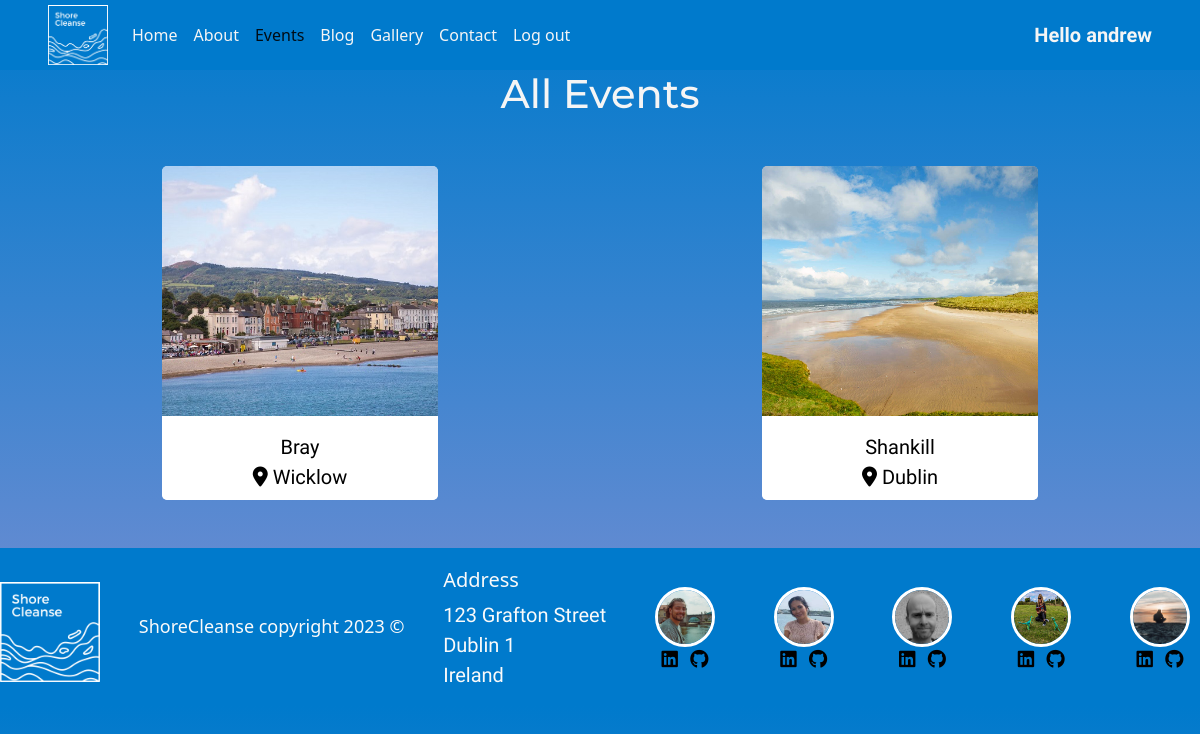
Page /all_events (signed in) on the committed database.
### Event/models.py (models this page shows, shortened)
class Event(models.Model):
    title = models.CharField(max_length=30)
    photo = models.ImageField(null=True, blank=True, upload_to="static/uploads/")
    notes = models.TextField(max_length=3000)
    time = models.DateField(null=True)
    location = models.CharField(max_length=50)
    attendees = models.IntegerField(blank=True, null=True)
    names = JSONField("names", default={"names": ["John", "Michael", "Gemma", "Sandra"]})

### Event/views.py (the view)
# urls.py: path('all_events', views.all_events, name='all_events'),
def all_events(request):
	eventList = Event.objects.all()
	return render(request, 'Event/all_events.html', {'eventList': eventList})

### Event/templates/Event/all_events.html (shortened to what this page needs)
{% extends 'base.html' %}
{% load static %}
{% block content %}
<h1 class="text-center">All Events</h1>
<div class="row d-flex justify-content-around container-fluid my-5 mx-0">
	{% for Event in eventList %}
	<div class="col-sm-6 col-md-6 col-lg-4 col-xl-3">
		<div class="card card-color h-100 border-0">
			<a class="text-decoration-none text-center text-hover" href="{% url 'view_event' id=Event.id %}">
				<img class="card-img-top img-fluid" src="{{ Event.photo.url }}" alt="{{ Event.title }}">
				<div class="card-body pb-0">
					<p class="mb-0">{{ Event.title }}</p>
				</div>
				<div class="card-footer bg-white pt-0 border-0 text-left">
					<div class="row">
						<div class="col">
							<p class="mb-0"><i class="fas fa-map-marker-alt"></i> {{ Event.location }}</p>
						</div>
					</div>
				</div>
			</a>
		</div>
	</div>
	{% endfor %}
</div>
{% endblock %}

### templates/base.html (shortened to what this page needs)
{% load static %}
<!DOCTYPE html>
<html lang="en">
<head>
    <link rel="stylesheet" href="https://cdn.jsdelivr.net/npm/bootstrap@5.2.3/dist/css/bootstrap.min.css"
>
    <link rel="stylesheet" href="{% static 'css/style.css' %}" />
</head>
<body>
    <nav class="navbar navbar-expand-lg navbar-light bg-light ">
        <div class="container-fluid bg-color px-5">
            <a class="navbar-brand" href="{% url 'index' %}"><img class="logo"
                    src="{% static 'uploads/logo.png' %}"></a>
            <div class="collapse navbar-collapse" id="navbarNavDropdown">
                <ul class="navbar-nav">
                    <li class="nav-item">
                        <a class="nav-link {% if request.path == '/' %}active{% endif %}" aria-current="page"
                            href="{% url 'index' %}">Home</a>
                    </li>
                    <li class="nav-item">
                        <a class="nav-link {% if request.path == '/about/' %}active{% endif %}"
                            href="{% url 'about' %}">About</a>
                    </li>
                    <li class="nav-item">
                        <a class="nav-link {% if request.path == '/all_events' %}active{% endif %}"
                            href="{% url 'all_events' %}">Events</a>
                    </li>
                    <li class="nav-item">
                        <a class="nav-link {% if request.path == '/blog/' %}active{% endif %}"
                            href="{% url 'all_posts' %}">Blog</a>
                    </li>
                    <li class="nav-item">
                        <a class="nav-link {% if request.path == '/gallery' %}active{% endif %}"
                            href="{% url 'gallery' %}">Gallery</a>
                    </li>
                    <li class="nav-item">
                        <a class="nav-link {% if request.path == '/contact/' %}active{% endif %}"
                            href="{% url 'contact' %}">Contact</a>
                    </li>
                    {% if request.user.is_authenticated %}
                    <li class="nav-item">
                        <a class="nav-link" href="{% url 'logout' %}">Log out</a>
                    </li>
                    {% else %}
                    <li class="nav-item">
                        <a class="nav-link" href="{% url 'login' %}">Log in</a>
                    </li>
                    {% endif %}
                </ul>
            </div>
            {% if request.user.is_authenticated %}
            <p class="user-name"><strong>Hello {{ request.user.username }}</strong></p>
            {% else %}
            <p class="user-name"><strong>Hello Guest!</strong></p>
            {% endif %}
        </div>
    </nav>
    {% block content %}
    {% endblock %}
    <footer class="container-fluid bg-color">
        <div class="row g-0">
            <div class="col-sm-12">
                <div class="developer-and-address-container">
                    <a href="{% url 'index' %}"><img class="logo logo-footer" src="{% static 'uploads/logo.png' %}"></a>
                    <div class="address">
                        <h5>Address</h5>
                        <p>
                            123 Grafton Street<br>
                            Dublin 1<br>
                            Ireland<br>
                        </p>
                    </div>
                    <div class="developer-images-container">
                        <div class="developer">
                            <img src="{% static 'uploads/kyle-image.jpg' %}" alt="Image of Kyle"
                                class="developer-image img-fluid rounded-circle">
                            <ul class="list-inline social-links">
                                <li class="list-inline-item footer-icon">
                                    <a target="_blank" href="https://www.linkedin.com/in/kyle-clow-43471b130/">
                                    </a>
                                </li>
                                <li class="list-inline-item footer-icon">
                                    <a target="_blank" href="https://github.com/KTC96">
                                    </a>
                                </li>
                            </ul>
                        </div>
                        <div class="developer">
                            <img src="{% static 'uploads/ayla-image.jpg' %}" alt="Image of Ayla"
                                class="developer-image img-fluid rounded-circle">
                            <ul class="list-inline social-links">
                                <li class="list-inline-item footer-icon">
                                    <a target="_blank" href="https://www.linkedin.com/in/ayla-mccarthy-a666565/">
                                    </a>
                                </li>
                                <li class="list-inline-item footer-icon">
                                    <a target="_blank" href="https://github.com/Aylamccarthy">
                                    </a>
                                </li>
                            </ul>
                        </div>
                        <div class="developer">
                            <img src="{% static 'uploads/andrew-image.jpeg' %}" alt="Image of Andrew"
                                class="developer-image img-fluid rounded-circle">
                            <ul class="list-inline social-links">
                                <li class="list-inline-item footer-icon">
                                    <a target="_blank" href="https://www.linkedin.com/in/andrew-dempsey-20ab40180/">
                                    </a>
                                </li>
                                <li class="list-inline-item footer-icon">
                                    <a target="_blank" href="https://github.com/andrewdempsey2018">
                                    </a>
                                </li>
                            </ul>
                        </div>
                        <div class="developer">
                            <img src="{% static 'uploads/kim-image.png' %}" alt="Image of Kim"
                                class="developer-image img-fluid rounded-circle">
                            <ul class="list-inline social-links">
                                <li class="list-inline-item footer-icon">
                                    <a target="_blank" href="https://www.linkedin.com/in/kimhanlon291354">
                                    </a>
                                </li>
                                <li class="list-inline-item footer-icon">
                                    <a target="_blank" href="https://github.com/kimatron">
                                    </a>
                                </li>
                            </ul>
                        </div>
                        <div class="developer">
                            <img src="{% static 'uploads/rinalds-image.jpeg' %}" alt="Image of Rinalds"
                                class="developer-image img-fluid rounded-circle">
                            <ul class="list-inline social-links">
                                <li class="list-inline-item footer-icon">
                                    <a target="_blank" href="https://www.linkedin.com/in/rinalds-zimelis/">
                                    </a>
                                </li>
                                <li class="list-inline-item footer-icon">
                                    <a target="_blank" href="https://github.com/rinalds98">
                                    </a>
                                </li>
                            </ul>
                        </div>
                    </div>
                </div>
            </div>
    </footer>
</body>
</html>

### static/css/style.css (style rules this page uses)
p { font-family: 'Source Sans 3', sans-serif; font-size: 20px; }
.logo { height: 60px; width: 60px; margin: 0; padding: 0; }
h1, h2, h3, h4 { font-family: 'Montserrat', sans-serif; margin: 0; }
body { color: whitesmoke; background-image: linear-gradient(#007ACC, #7B8FD3); }
:root { --bs-link-color: black; --bs-link-hover-color: whitesmoke; }
.bg-color { background-color: #007ACC; }
.navbar { --bs-navbar-color: whitesmoke; min-height: 100%; padding: 0; }
.user-name { margin: 0; }
.active { color: black; }
.card-color { color: black }
footer { color: #fafafa; min-height: 80px; }
.footer-icon { font-size: 15px; }
.developer-image { height: 60px; width: 60px; }
.developer-and-address-container { display: flex; justify-content: space-between; align-items: center; text-align: center; flex-wrap: wrap; }
.address { text-align: left; margin-top: 20px; }
.developer-images-container { display: flex; align-items: center; display: none; }
.developer-image { border: solid 3px white; margin-top: 20px; }
.developer { text-align: center; margin: 10px; }
.logo-footer { margin-top: 10px; height: 100px; width: 100px; }
.card-img-top { object-fit: cover; height: 250px; width: 100%; }
.container-fluid { padding: 0px; }
@media (min-width: 995px) { .developer-images-container { display: contents; } }

### rows in the picture
Event: photo (picture), title "Bray", location "Wicklow"
Event: photo (picture), title "Shankill", location "Dublin"

### other values in the picture
{{ request.user.username }} "andrew"
